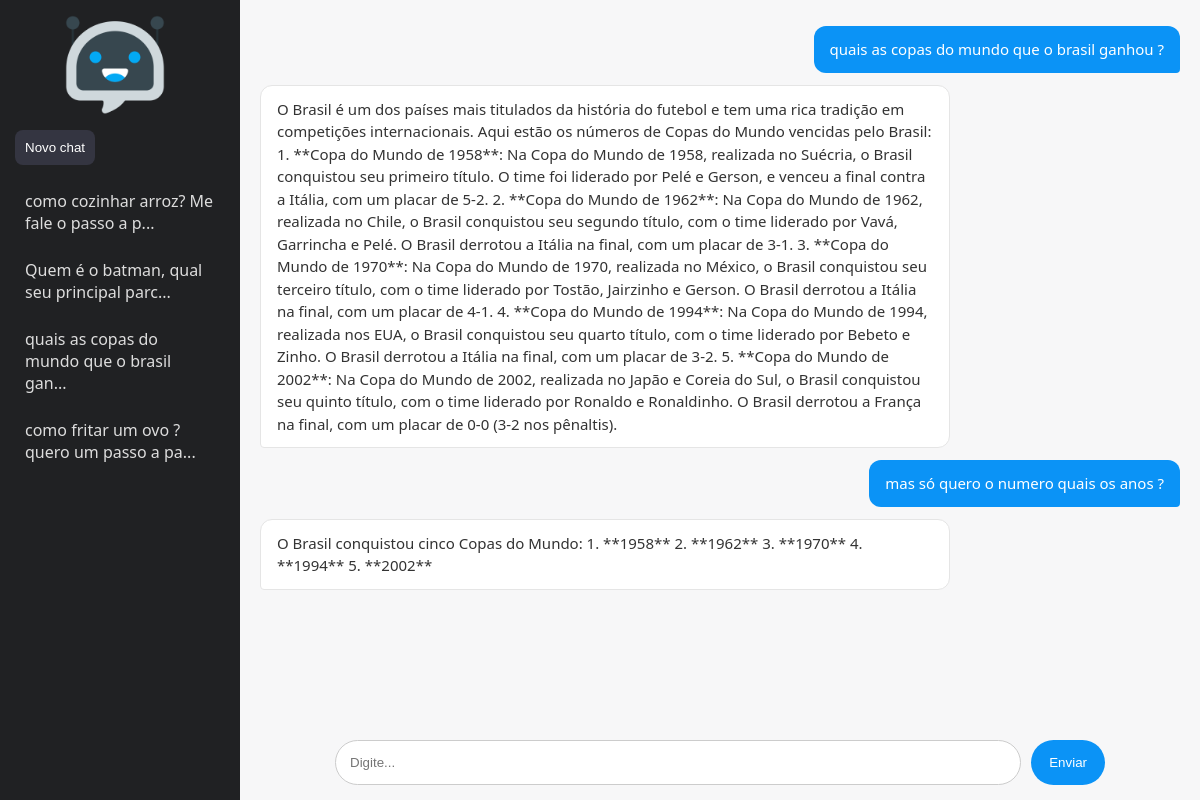
The page /chat/2 on the database its author committed.
### tables this page shows
CREATE TABLE chats (
            id INTEGER PRIMARY KEY AUTOINCREMENT,
            titulo TEXT
        );

CREATE TABLE mensagens (
            id INTEGER PRIMARY KEY AUTOINCREMENT,
            chat_id INTEGER,
            pergunta TEXT,
            resposta TEXT
        );

### app.py (the view, shortened to what this page needs)
@app.route("/chat/<int:chat_id>", methods=["GET", "POST"])
def chat_view(chat_id): # exibe mensagens e processa novas perguntas no chat selecionado
    conn = get_db()
    try:
        mensagens = conn.execute(
            "SELECT * FROM mensagens WHERE chat_id = ?",
            (chat_id,)
        ).fetchall()
        chats = conn.execute(
            "SELECT * FROM chats ORDER BY id DESC"
        ).fetchall()
    finally:
        conn.close()
    return render_template(
        "index.html",
        chats=chats,
        mensagens=mensagens,
        chat_id=chat_id
    )

### db.py (called while the page is built)
def get_db():
    conn = sqlite3.connect(DB_PATH, check_same_thread=False)
    conn.row_factory = sqlite3.Row
    return conn

### templates/index.html (shortened to what this page needs)
<!DOCTYPE html>
<html lang="pt-BR">
<head>
<link rel="stylesheet" href="{{ url_for('static', filename='style.css') }}">
</head>
<body>
<div class="layout">
    <div class="sidebar">
        <form action="/novo" method="post">
            <img class="icon" src="{{ url_for('static', filename='../static/image/chatbot.png') }}" alt="Novo chat">
            <br>
            <button> Novo chat</button>
        </form>
        {% for c in chats %}
            <a href="/chat/{{c.id}}">
                {{ c.titulo if c.titulo else "Chat " ~ c.id }}
            </a>
        {% endfor %}
    </div>
    <div class="chat">
        {% if chat_id %}
            <div class="mensagens">
                {% for m in mensagens %}
                    <div class="msg user">{{m.pergunta}}</div>
                    <div class="msg ia">{{m.resposta}}</div>
                {% endfor %}
            </div>
            <form method="post" action="/chat/{{chat_id}}" class="form">
                <input type="text" name="pergunta" placeholder="Digite..." required>
                <button>Enviar</button>
            </form>
        {% else %}
            <h2 style="margin:auto">Crie ou selecione um chat</h2>
        {% endif %}
    </div>
</div>
</body>
</html>

### static/style.css (style rules this page uses)
* { box-sizing: border-box; }
body { margin: 0; font-family: "Segoe UI", Arial, sans-serif; background: #f7f7f8; }
.layout { display: flex; height: 100vh; }
.sidebar { width: 240px; background: #202123; color: #fff; padding: 15px; display: flex; flex-direction: column; }
.sidebar button { background: #343541; color: #fff; border: none; padding: 10px; border-radius: 8px; cursor: pointer; margin-bottom: 15px; transition: 0.2s; }
.sidebar a { display: block; padding: 10px; border-radius: 6px; text-decoration: none; color: #ddd; margin-bottom: 5px; transition: 0.2s; }
.chat { flex: 1; display: flex; flex-direction: column; }
.mensagens { flex: 1; overflow-y: auto; padding: 20px; display: flex; flex-direction: column; }
.msg { max-width: 75%; padding: 12px 16px; margin: 6px 0; border-radius: 12px; line-height: 1.5; word-wrap: break-word; font-size: 15px; }
.user { background: #0b93f6; color: white; margin-left: auto; border-bottom-right-radius: 4px; }
.ia { background: #ffffff; border: 1px solid #e5e5e5; color: #333; margin-right: auto; border-bottom-left-radius: 4px; }
.form { width: 100%; max-width: 800px; display: flex; gap: 10px; padding: 15px; position: sticky; bottom: 0; background: #f7f7f8; }
.form input { flex: 1; padding: 14px; border-radius: 25px; border: 1px solid #ccc; outline: none; }
.form button { padding: 12px 18px; border-radius: 25px; border: none; background: #0b93f6; color: white; cursor: pointer; }
.icon { width: 100px; margin-bottom: 10px; margin-left: 50px; }
.chat { flex: 1; display: flex; flex-direction: column; align-items: center; background: #f7f7f8; }

### rows shown on the page
chats: titulo "como cozinhar arroz? Me fale o passo a p..."
chats: titulo "Quem é o batman, qual seu principal parc..."
chats: titulo "quais as copas do mundo que o brasil gan..."
chats: titulo "como fritar um ovo ? quero um passo a pa..."
mensagens: pergunta "quais as copas do mundo que o brasil ganhou ?", resposta "O Brasil é um dos países mais titulados da história do futebol e tem uma rica tradição em competições internacionais. Aqui estão os números de Copas do Mundo vencidas pelo Brasil: 1. **Copa do Mundo de 1958**: Na Copa do Mundo de 1958, realizada no Suécria, o Brasil conquistou seu primeiro título. O time foi liderado por Pelé e Gerson, e venceu a final contra a Itália, com um placar de 5-2. 2. **Copa do Mundo de 1962**: Na Copa do Mundo de 1962, realizada no Chile, o Brasil conquistou seu segundo título, com o time liderado por Vavá, Garrincha e Pelé. O Brasil derrotou a Itália na final, com um placar de 3-1. 3. **Copa do Mundo de 1970**: Na Copa do Mundo de 1970, realizada no México, o…"
mensagens: pergunta "mas só quero o numero quais os anos ?", resposta "O Brasil conquistou cinco Copas do Mundo: 1. **1958** 2. **1962** 3. **1970** 4. **1994** 5. **2002**"
